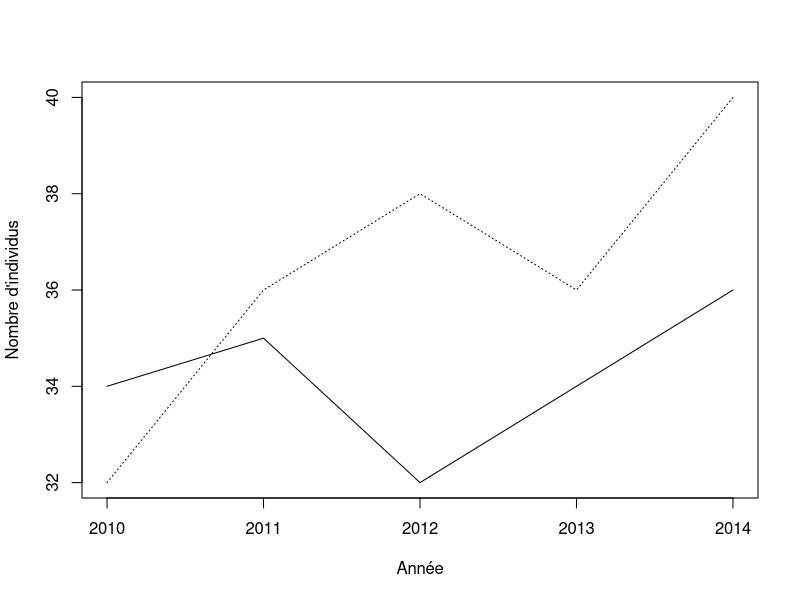
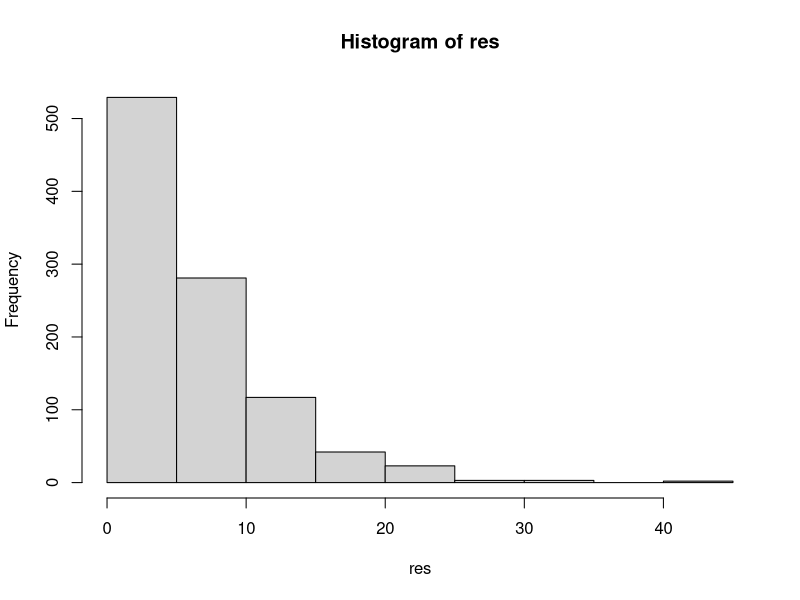
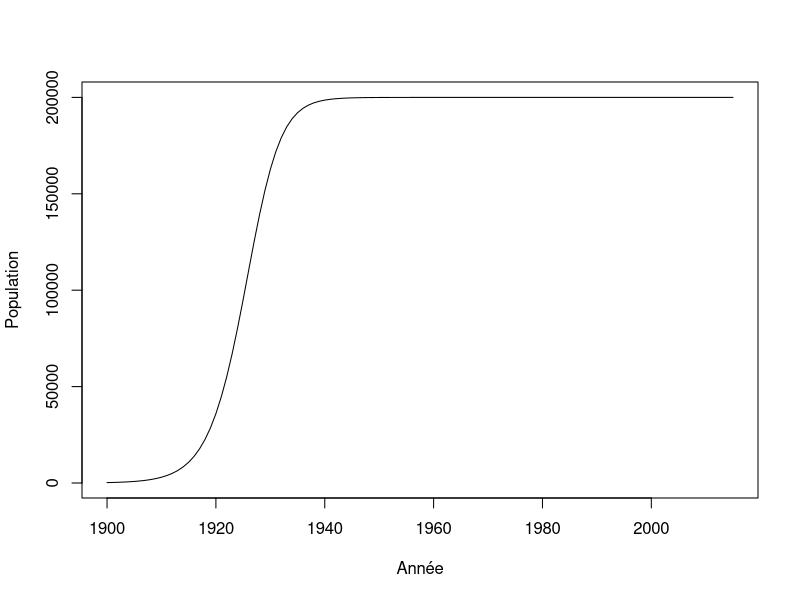

These figures' R source, in order:
## ---- chunk 1
donnees <- matrix(nr = 5, nc = 2)
donnees[,1] <- c(34,35,32,34,36)
donnees[,2] <- c(32,36,38,36,40)
an <- c(2010:2014)
head(donnees)
## ---- chunk 2
plot(an,donnees[,1],type = "l", xlab = "Année",ylab = "Nombre d'individus", ylim=c(32,40),cex=2)
lines(an,donnees[,2], lty = 3)
## ---- chunk 3
lambda <- matrix(nr = 4, nc = 2)
lambda[1,1] <- (donnees[2,1] - donnees[1,1]) / donnees[1,1]
## ---- chunk 4
lambda[2,1] <- (donnees[3,1] - donnees[2,1]) / donnees[2,1]
## ---- chunk 5
depart <- 1
fin <- 5
for(etape in depart:fin) {
    print(etape)
}
## ---- chunk 6
for(etape in c("Bonjour", "programmeurs", "en R")) {
    print(etape)
}
## ---- chunk 7
for(etape in 1:5) {
    print(etape*2)
}
## ---- chunk 8
for(F in -50:100) {
    cat("Pour F = ",F," on obtient C = ",(F - 32) *5/9, '\n')
}
## ---- chunk 9
test = runif(5, 0,1)
for(etape in 1:5) {
    print(test[etape])
}
## ---- chunk 10
test = runif(500, 0,1)
for(etape in 1:5) {
    print(test[etape * 5])
}
## ---- chunk 11
n = 1
for(etape in -2:5) {
    cat("etape = ",etape, " n = ",n, '\n')
    n <- n + 1
}
## ---- chunk 12
n <- 1
for(etape in 1:10) n <- n*etape
n
## ---- chunk 13
piece <- c("pile","face")
combinaison = "face-face"
while(combinaison != "pile-pile") {
    essai1 <- sample(piece, 1)
    essai2 <- sample(piece, 1)
    combinaison <- paste(essai1, "-" , essai2, sep = "")
    print(combinaison)
}
## ---- chunk 14
de <- c(1:6)
n_test <- 1000
res <- numeric(n_test)
for(i in 1:n_test) {
	n <- 1
	face <- 0
	while(face != 6) {
		face <- sample(de,1)
		n <- n + 1
	}
	res[i] <- n
}
mean(res)
## ---- chunk 15
hist(res)
## ---- chunk 16
r <- 0.3
N <- 220
K <- 200000
step <- 1
while(N < K/2) {
    N <- N + r * N * (1 - N/K)
    step <- step + 1
}
step
## ---- chunk 17
r <- 0.3
K <- 200000
n_steps <- 115
N <- numeric(n_steps+1)
N[1] <- 220

for(i in 2:(n_steps+1)) {
    N[i] <- N[i-1] + r * N[i-1] * (1 - N[i-1]/K)
}
## ---- chunk 18
plot(c(1900:2015), N, type = "l", xlab = "Année", ylab = "Population")
